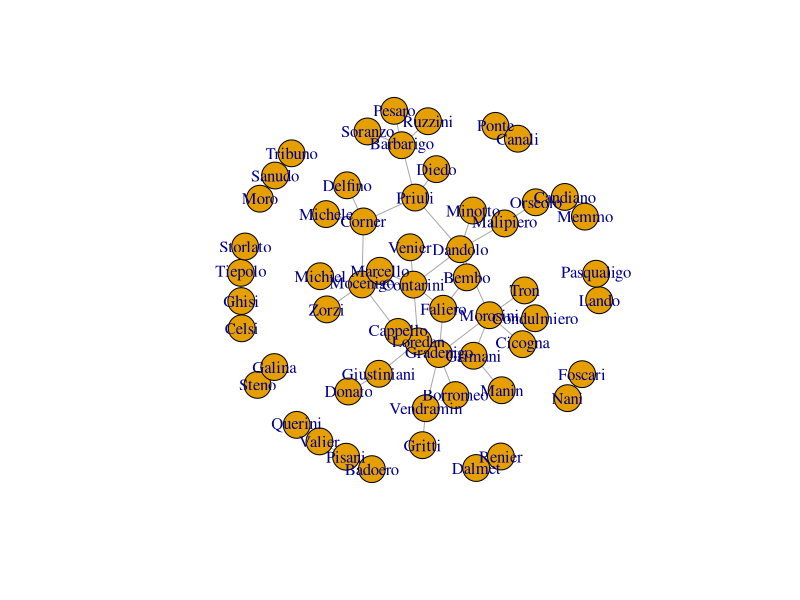
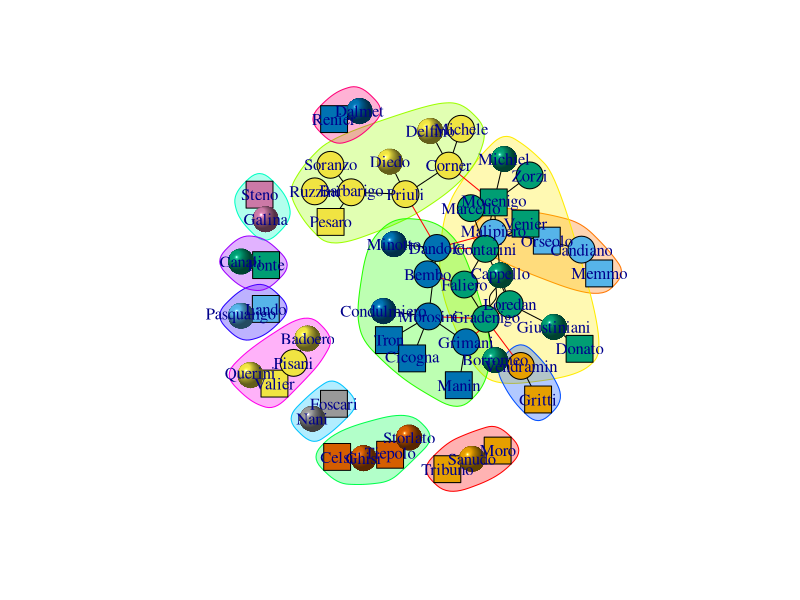
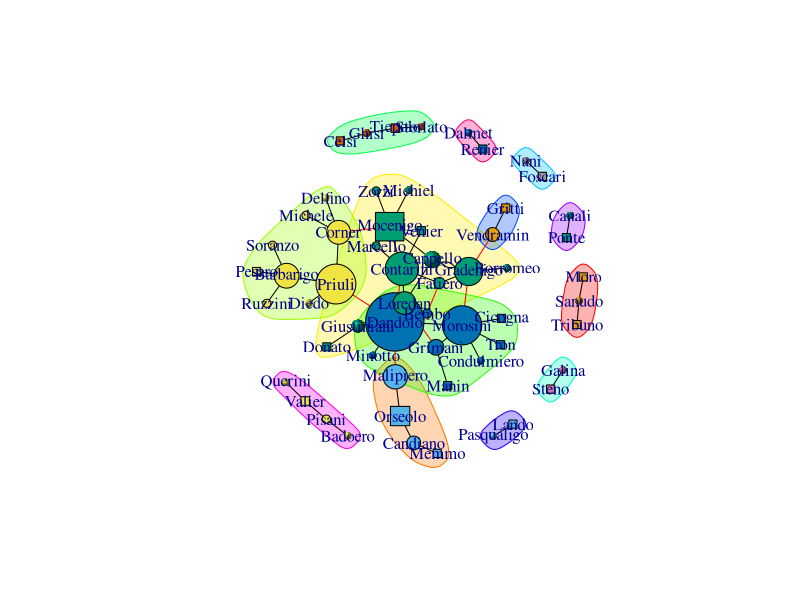

Write R code to recreate these figures, in order.
library(igraph)

data <- read.csv("resources/family-pairs.csv",header=FALSE)
venice.sn <- graph.data.frame(data.frame(data$V1,data$V2),directed=F)
plot(venice.sn)
V(venice.sn)$degree <- degree(venice.sn)
cnet <- cluster_edge_betweenness(venice.sn)

node.type <- read.csv("resources/family-positions.csv")
node.type.dict <- list()

for (r in 1:nrow(node.type)) {
  node.type.dict[[ node.type[r,"Family.name"] ]]  <-  node.type[r,"Positions"]
}

positions = NULL
shapes = NULL

for (r in V(venice.sn)$name) {
  if (! is.null(node.type.dict[[r]])) {
    positions <- c(positions, node.type.dict[[r]])
    shapes <- c(shapes,
                     ifelse(node.type.dict[[r]] == "Doge",
                            "square",
                            ifelse(node.type.dict[[r]] == "Dogaressa","sphere","circle")))
    
  } else {
    positions <- c(positions,"None")
    shapes <- c(shapes,"sphere")
  }
  
}

V(venice.sn)$positions <- positions
V(venice.sn)$shapes <- shapes

plot(cnet,venice.sn,vertex.shape=V(venice.sn)$shapes)

V(venice.sn)$betweenness <- betweenness(venice.sn)

plot(cnet,venice.sn,vertex.shape=V(venice.sn)$shapes,
     layout=layout_with_fr(venice.sn),
     vertex.size=5+(V(venice.sn)$betweenness/10))

write_graph(venice.sn,"resources/venice-social-network.graphml",format="graphml")

